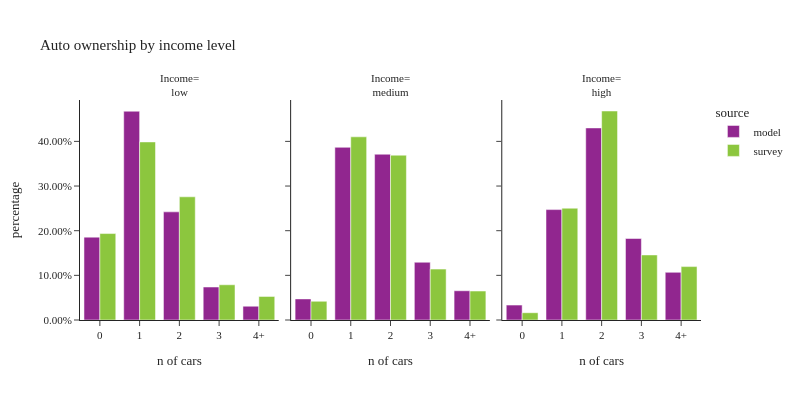

Notebook code for this chart:
### Code cell
plot_auto(hh,'hhincome_4group','income level', 'Income')

### Figure 1 — Plotly figure (JSON) as saved in the notebook; plotly's stock layout.template omitted (floating-point values rounded to 4 significant figures)
{"data": [{"alignmentgroup": "True", "customdata": [[80555], [202933], [105117], [32048], [13402]], "hovertemplate": "source=model<br>hhincome_4group=low<br>auto_ownership_simple=%{x}<br>percentage=%{y}<br>sample count=%{customdata[0]}<extra></extra>", "legendgroup": "model", "marker": {"color": "#91268F", "pattern": {"shape": ""}}, "name": "model", "offsetgroup": "model", "orientation": "v", "showlegend": true, "textposition": "auto", "type": "bar", "x": ["0", "1", "2", "3", "4+"], "xaxis": "x", "y": [0.1856, 0.4675, 0.2422, 0.07383, 0.03088], "yaxis": "y"}, {"alignmentgroup": "True", "customdata": [[20496], [167872], [161161], [56153], [28428]], "hovertemplate": "source=model<br>hhincome_4group=medium<br>auto_ownership_simple=%{x}<br>percentage=%{y}<br>sample count=%{customdata[0]}<extra></extra>", "legendgroup": "model", "marker": {"color": "#91268F", "pattern": {"shape": ""}}, "name": "model", "offsetgroup": "model", "orientation": "v", "showlegend": false, "textposition": "auto", "type": "bar", "x": ["0", "1", "2", "3", "4+"], "xaxis": "x2", "y": [0.04721, 0.3867, 0.3712, 0.1294, 0.06549], "yaxis": "y2"}, {"alignmentgroup": "True", "customdata": [[14484], [107305], [186686], [79222], [46331]], "hovertemplate": "source=model<br>hhincome_4group=high<br>auto_ownership_simple=%{x}<br>percentage=%{y}<br>sample count=%{customdata[0]}<extra></extra>", "legendgroup": "model", "marker": {"color": "#91268F", "pattern": {"shape": ""}}, "name": "model", "offsetgroup": "model", "orientation": "v", "showlegend": false, "textposition": "auto", "type": "bar", "x": ["0", "1", "2", "3", "4+"], "xaxis": "x3", "y": [0.03337, 0.2472, 0.4301, 0.1825, 0.1067], "yaxis": "y3"}, {"alignmentgroup": "True", "customdata": [[369], [564], [263], [71], [36]], "hovertemplate": "source=survey<br>hhincome_4group=low<br>auto_ownership_simple=%{x}<br>percentage=%{y}<br>sample count=%{customdata[0]}<extra></extra>", "legendgroup": "survey", "marker": {"color": "#8CC63E", "pattern": {"shape": ""}}, "name": "survey", "offsetgroup": "survey", "orientation": "v", "showlegend": true, "textposition": "auto", "type": "bar", "x": ["0", "1", "2", "3", "4+"], "xaxis": "x", "y": [0.1936, 0.3988, 0.2759, 0.07888, 0.05285], "yaxis": "y"}, {"alignmentgroup": "True", "customdata": [[123], [453], [230], [52], [24]], "hovertemplate": "source=survey<br>hhincome_4group=medium<br>auto_ownership_simple=%{x}<br>percentage=%{y}<br>sample count=%{customdata[0]}<extra></extra>", "legendgroup": "survey", "marker": {"color": "#8CC63E", "pattern": {"shape": ""}}, "name": "survey", "offsetgroup": "survey", "orientation": "v", "showlegend": false, "textposition": "auto", "type": "bar", "x": ["0", "1", "2", "3", "4+"], "xaxis": "x2", "y": [0.0419, 0.4102, 0.3691, 0.114, 0.06482], "yaxis": "y2"}, {"alignmentgroup": "True", "customdata": [[84], [403], [371], [98], [48]], "hovertemplate": "source=survey<br>hhincome_4group=high<br>auto_ownership_simple=%{x}<br>percentage=%{y}<br>sample count=%{customdata[0]}<extra></extra>", "legendgroup": "survey", "marker": {"color": "#8CC63E", "pattern": {"shape": ""}}, "name": "survey", "offsetgroup": "survey", "orientation": "v", "showlegend": false, "textposition": "auto", "type": "bar", "x": ["0", "1", "2", "3", "4+"], "xaxis": "x3", "y": [0.01628, 0.2504, 0.468, 0.1457, 0.1196], "yaxis": "y3"}], "layout": {"annotations": [{"font": {}, "showarrow": false, "text": "Income=<br>low", "x": 0.16, "xanchor": "center", "xref": "paper", "y": 1.0, "yanchor": "bottom", "yref": "paper"}, {"font": {}, "showarrow": false, "text": "Income=<br>medium", "x": 0.5, "xanchor": "center", "xref": "paper", "y": 1.0, "yanchor": "bottom", "yref": "paper"}, {"font": {}, "showarrow": false, "text": "Income=<br>high", "x": 0.84, "xanchor": "center", "xref": "paper", "y": 1.0, "yanchor": "bottom", "yref": "paper"}], "barmode": "group", "font": {"size": 11}, "height": 400, "legend": {"title": {"text": "source"}, "tracegroupgap": 0}, "title": {"text": "Auto ownership by income level"}, "width": 800, "xaxis": {"anchor": "y", "domain": [0.0, 0.32], "title": {"text": "n of cars"}}, "xaxis2": {"anchor": "y2", "domain": [0.34, 0.66], "matches": "x", "title": {"text": "n of cars"}}, "xaxis3": {"anchor": "y3", "domain": [0.68, 1.0], "matches": "x", "title": {"text": "n of cars"}}, "yaxis": {"anchor": "x", "domain": [0.0, 1.0], "tickformat": ".2%", "title": {"text": "percentage"}}, "yaxis2": {"anchor": "x2", "domain": [0.0, 1.0], "matches": "y", "showticklabels": false, "tickformat": ".2%"}, "yaxis3": {"anchor": "x3", "domain": [0.0, 1.0], "matches": "y", "showticklabels": false, "tickformat": ".2%"}}}
